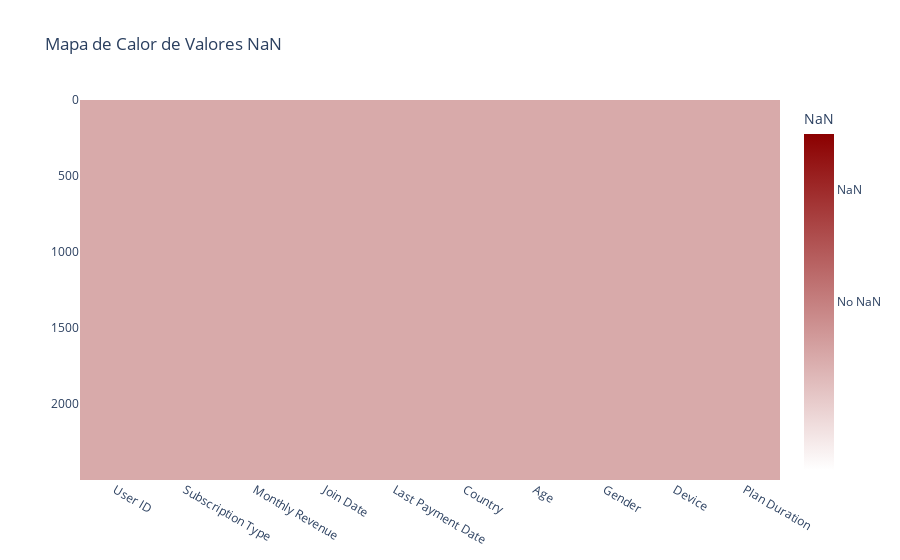

The code cell stored with this chart in its notebook:
### Markdown cell above
## Representacion valores NaN

### Code cell
is_null_df = pd.isnull(df)
fig = px.imshow(is_null_df,
                labels=dict(color='NaN'),
                color_continuous_scale=['white', 'darkred'],  
                title='Mapa de Calor de Valores NaN ')

fig.update_layout(coloraxis_colorbar=dict(tickvals=[0.25, 0.75], ticktext=['No NaN', 'NaN']),
                  coloraxis=dict(cmin=-0.5, cmax=1))

### Figure 1 — Plotly figure (JSON) as saved in the notebook; plotly's stock layout.template omitted (floating-point values rounded to 4 significant figures; data arrays with more than 128 entries replaced by an {"elided": "..."} marker saying what was removed)
{"data": [{"coloraxis": "coloraxis", "hovertemplate": "x: %{x}<br>y: %{y}<br>NaN: %{z}<extra></extra>", "name": "0", "type": "heatmap", "x": ["User ID", "Subscription Type", "Monthly Revenue", "Join Date", "Last Payment Date", "Country", "Age", "Gender", "Device", "Plan Duration"], "xaxis": "x", "y": {"elided": "2500 int values"}, "yaxis": "y", "z": {"elided": "2500x10 int values"}}], "layout": {"coloraxis": {"cmax": 1, "cmin": -0.5, "colorbar": {"ticktext": ["No NaN", "NaN"], "tickvals": [0.25, 0.75], "title": {"text": "NaN"}}, "colorscale": [[0, "white"], [1, "darkred"]]}, "title": {"text": "Mapa de Calor de Valores NaN "}, "xaxis": {"anchor": "y", "constrain": "domain", "domain": [0, 1], "scaleanchor": "y"}, "yaxis": {"anchor": "x", "autorange": "reversed", "constrain": "domain", "domain": [0, 1]}}}
